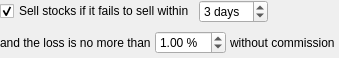
<?xml version="1.0" encoding="UTF-8"?>
<ui version="4.0">
 <class>SellDecision3ConfigWidget</class>
 <widget class="QWidget" name="SellDecision3ConfigWidget">
  <property name="geometry">
   <rect>
    <x>0</x>
    <y>0</y>
    <width>339</width>
    <height>58</height>
   </rect>
  </property>
  <layout class="QVBoxLayout" name="verticalLayout">
   <property name="spacing">
    <number>4</number>
   </property>
   <property name="leftMargin">
    <number>0</number>
   </property>
   <property name="topMargin">
    <number>0</number>
   </property>
   <property name="rightMargin">
    <number>0</number>
   </property>
   <property name="bottomMargin">
    <number>0</number>
   </property>
   <item>
    <layout class="QHBoxLayout" name="horizontalLayout">
     <property name="spacing">
      <number>4</number>
     </property>
     <item>
      <widget class="QCheckBox" name="enabledCheckBox">
       <property name="text">
        <string>Sell stocks if it fails to sell within</string>
       </property>
       <property name="checked">
        <bool>true</bool>
       </property>
      </widget>
     </item>
     <item>
      <widget class="QSpinBox" name="durationSpinBox">
       <property name="suffix">
        <string> days</string>
       </property>
       <property name="minimum">
        <number>1</number>
       </property>
       <property name="value">
        <number>3</number>
       </property>
      </widget>
     </item>
     <item>
      <spacer name="horizontalSpacer">
       <property name="orientation">
        <enum>Qt::Orientation::Horizontal</enum>
       </property>
       <property name="sizeHint" stdset="0">
        <size>
         <width>40</width>
         <height>20</height>
        </size>
       </property>
      </spacer>
     </item>
    </layout>
   </item>
   <item>
    <layout class="QHBoxLayout" name="horizontalLayout_2">
     <property name="spacing">
      <number>4</number>
     </property>
     <item>
      <widget class="QLabel" name="label">
       <property name="text">
        <string>and the loss is no more than</string>
       </property>
      </widget>
     </item>
     <item>
      <widget class="QDoubleSpinBox" name="loseIncomeDoubleSpinBox">
       <property name="suffix">
        <string notr="true"> %</string>
       </property>
       <property name="singleStep">
        <double>0.100000000000000</double>
       </property>
       <property name="value">
        <double>1.000000000000000</double>
       </property>
      </widget>
     </item>
     <item>
      <widget class="QLabel" name="label_2">
       <property name="text">
        <string>without commission</string>
       </property>
      </widget>
     </item>
     <item>
      <spacer name="horizontalSpacer_2">
       <property name="orientation">
        <enum>Qt::Orientation::Horizontal</enum>
       </property>
       <property name="sizeHint" stdset="0">
        <size>
         <width>40</width>
         <height>20</height>
        </size>
       </property>
      </spacer>
     </item>
    </layout>
   </item>
  </layout>
 </widget>
 <resources/>
 <connections/>
</ui>
